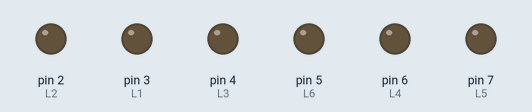
Recording of a sketch running on a simulated Arduino Uno, built with avr-gcc and run on an emulated ATmega328P. Parts: output pins drawn as LEDs (lit = HIGH).

Above: at 2.5 s.
At 6.0 s:
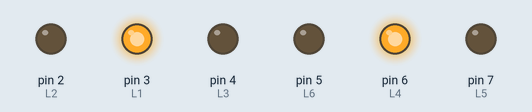
At 9.5 s:
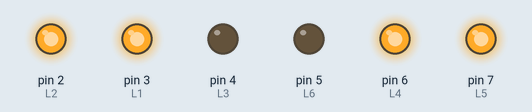
Timing chart, 0 to 15.6 s (numbered marks = the images above):
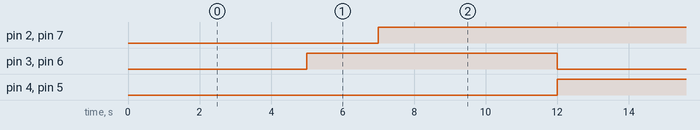

Measured:
- by itself, pin 2 (L2), pin 7 (L5): alternates HIGH for 10.0 s and LOW for 2.0 s
- by itself, pin 3 (L1), pin 4 (L3), pin 5 (L6), pin 6 (L4): alternates HIGH for 7.0 s and LOW for 5.0 s

The sketch:

Feux_de_signalisation_2.ino
```cpp
const int L1 = 3;
const int L2 = 2;
const int L3 = 4;
const int L4 = 6;
const int L5 = 7;
const int L6 = 5;

void setup()
{
  pinMode(L1, OUTPUT);
  pinMode(L2, OUTPUT);
  pinMode(L3, OUTPUT);
  pinMode(L4, OUTPUT);
  pinMode(L5, OUTPUT);
  pinMode(L6, OUTPUT);
}

void loop()
{
  digitalWrite(L1, LOW);
  digitalWrite(L4, LOW);
  delay(5000);
  digitalWrite(L1, HIGH);
  digitalWrite(L4, HIGH);
  digitalWrite(L2, LOW);
  digitalWrite(L5, LOW);
  delay(2000);
  digitalWrite(L2, HIGH);
  digitalWrite(L5, HIGH);
  digitalWrite(L3, LOW);
  digitalWrite(L6, LOW);
  delay(5000);
  digitalWrite(L3, HIGH);
  digitalWrite(L6, HIGH);
}
```
